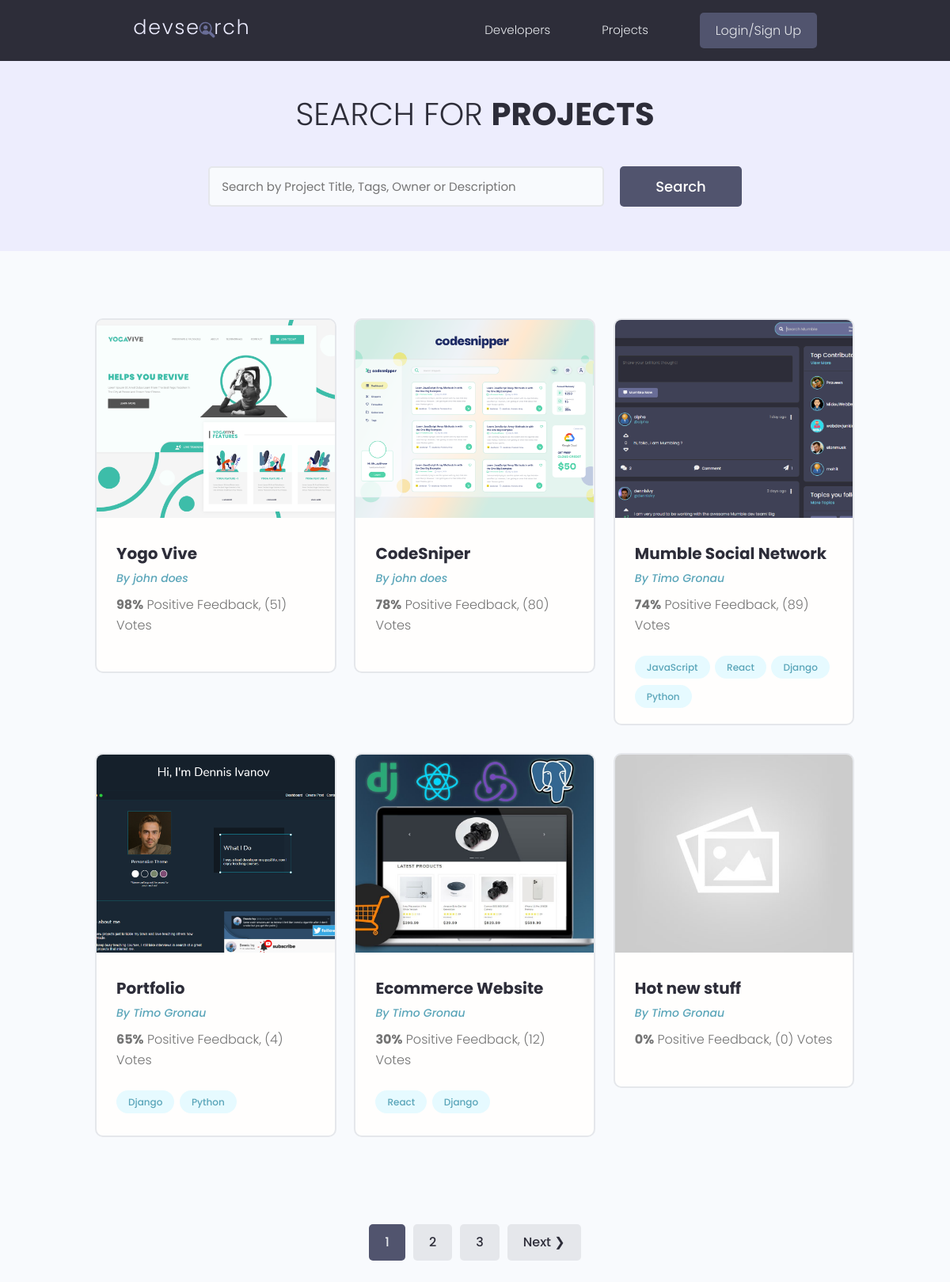
The app's page /projects/, older data.
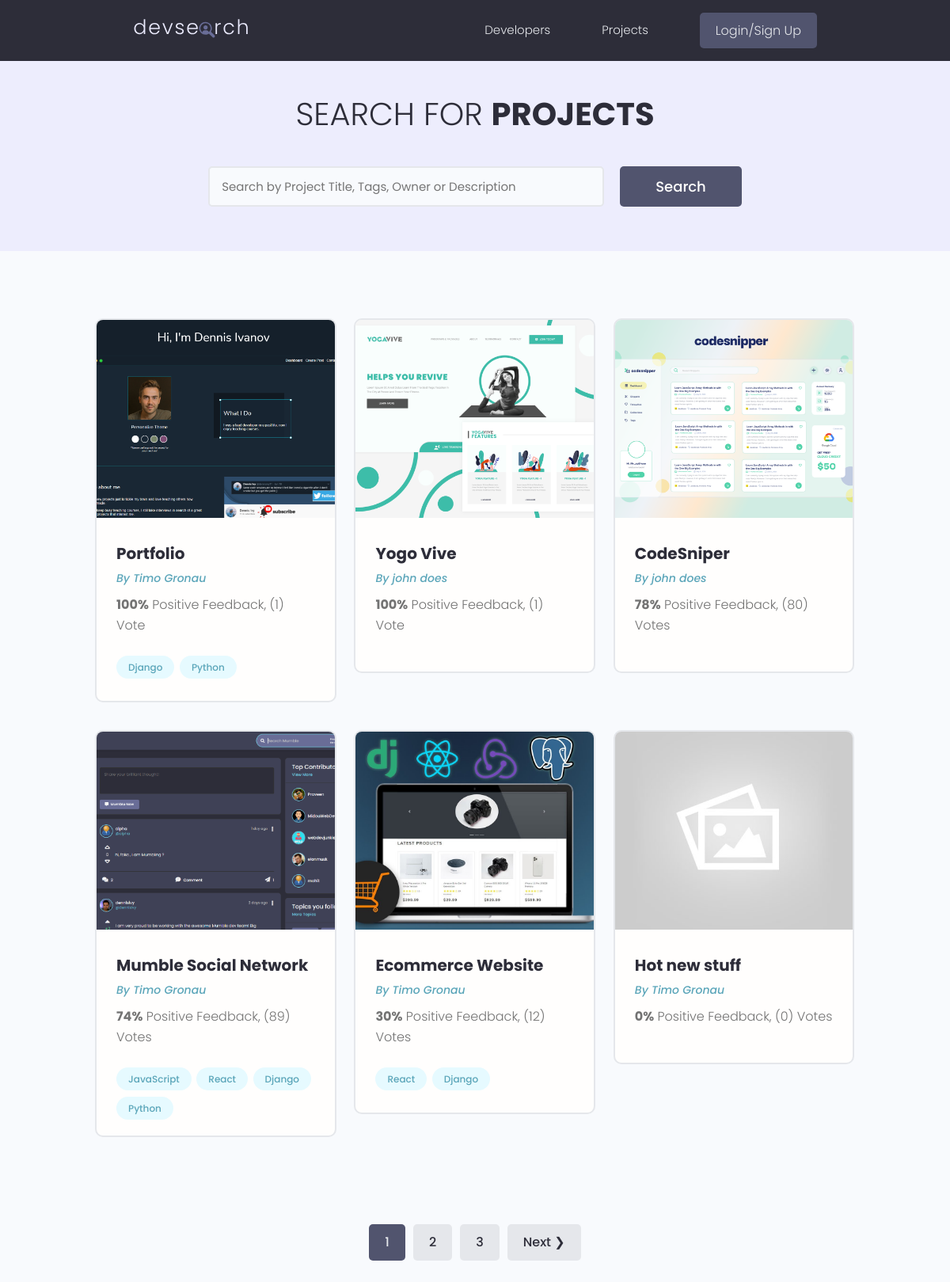
The same page, newer data.
### projects/models.py (models this page shows, shortened)
class Project(CreatedModifiedDateTime):
    id = models.UUIDField(default=uuid.uuid4, unique=True, primary_key=True, editable=False)
    owner = models.ForeignKey(Profile, null=True, blank=True, on_delete=models.SET_NULL)
    title = models.CharField(max_length=200)
    featured_image = models.ImageField(null=True, blank=True, default="default.jpg")
    description = models.TextField(null=True, blank=True) #blank for django, null for database
    demo_link = models.CharField(max_length=2000,null=True, blank=True)
    source_link = models.CharField(max_length=2000, null=True, blank=True)
    tags = models.ManyToManyField('Tag', blank=True) #need quotes bc Tag's below
    vote_total = models.IntegerField(default=0, null=True, blank=True)
    vote_ratio = models.IntegerField(default=0, null=True, blank=True)
    class Meta:
        ordering = ["-vote_ratio", "-vote_total"]

class Tag(CreatedModifiedDateTime):
    name = models.CharField(max_length=200)
    id = models.UUIDField(default=uuid.uuid4, unique=True, primary_key=True, editable=False)
    def __str__(self):
        return self.name

### users/models.py (models this page shows, shortened)
class Profile(models.Model):
    id = models.UUIDField(default=uuid.uuid4, unique=True, primary_key=True, editable=False)
    user = models.OneToOneField(User, on_delete=models.CASCADE, null=True, blank=True)
    name = models.CharField(max_length=200, null=True, blank=True)
    username = models.CharField(max_length=200, null=True, blank=True)
    location = models.CharField(max_length=200, null=True, blank=True)
    email = models.EmailField(max_length=500, blank=True, null=True)
    short_intro = models.CharField(max_length=200, null=True, blank=True)
    bio = models.TextField(blank=True, null=True)
    profile_image = models.ImageField(null=True, blank=True, upload_to="profiles/", default="profiles/user-default.png")
    social_github = models.CharField(max_length=200, null=True, blank=True)
    social_twitter = models.CharField(max_length=200, null=True, blank=True)
    social_linkedin = models.CharField(max_length=200, null=True, blank=True)
    social_stackoverflow = models.CharField(max_length=200, null=True, blank=True)
    social_website = models.CharField(max_length=200, null=True, blank=True)
    created_at = models.DateTimeField(auto_now_add=True)
    skills = models.ManyToManyField('Skill', related_name='profiles')

### projects/views.py (the view)
# urls.py: path("projects/", include("projects.urls")),
def projects(request):
    projects, search_query = search_projects(request)
    page = request.GET.get('page', 1)
    results = 6
    paginator = Paginator(projects, results)
    elided_page_range = paginator.get_elided_page_range(number=page)
    projects = paginator.page(page)
    context = {
            'projects':projects,
            'search_query':search_query,
            "paginator":paginator,
            'elided_page_range':elided_page_range
            }
    return render(request, "projects/projects.html", context)

### projects/utils.py (called while the page is built)
def search_projects(request):
    search_query = ""
    if request.GET.get("search_query"):
        search_query = request.GET.get("search_query")
    projects = Project.objects.distinct().filter(
        Q(title__icontains=search_query)|
        Q(description__icontains=search_query)|
        Q(owner__name__icontains=search_query) |
        Q(tags__name__icontains=search_query)
    )
    return projects, search_query

### projects/templates/projects/projects.html (shortened to what this page needs)
{%extends 'main.html'%} {% block content %}
<main class="projects">
  <section class="hero-section text-center">
    <div class="container container--narrow">
      <div class="hero-section__box">
        <h2>Search for <span>Projects</span></h2>
      </div>
      <div class="hero-section__search">
        <form id="search_form" class="form" action={% url "projects" %} method="get">
          <div class="form__field">
            <input
              class="input input--text"
              id="formInput#search"
              type="text"
              name="search_query"
              placeholder="Search by Project Title, Tags, Owner or Description"
              value="{{search_query}}"
              />
          </div>
          <input class="btn btn--sub btn--lg" type="submit" value="Search" />
        </form>
      </div>
    </div>
  </section>
  <section class="projectsList">
    <div class="container">
      <div class="grid grid--three">
        {%for project in projects %}
        <div class="column">
          <div class="card project">
            <a href="{% url 'project' project.id%}" class="project">
              <img
                class="project__thumbnail"
                src="{{project.featured_image.url}}"
                alt="project thumbnail"
              />
              <div class="card__body">
                <h3 class="project__title">{{project.title}}</h3>
                <p>
                    <a class="project__author" href="{% url 'user-profile' project.owner.id%}">By {{project.owner.name}}</a>
                </p>
                <p class="project--rating">
                  <span style="font-weight: bold">{{project.vote_ratio}}%</span> Positive Feedback,
                  ({{project.vote_total}}) Vote{{project.vote_total|pluralize:"s"}}
                </p>
                <div class="project__tags">
                {% for tag in project.tags.all %}
                  <span class="tag tag--pill tag--main">
                    <small>{{tag}}</small>
                  </span>
                {% endfor %}
                </div>
              </div>
            </a>
          </div>
        </div>
        {% endfor %}
      </div>
    </div>
  </section>
  {% include 'pagination.html' with queryset=projects page_range=elided_page_range %}  </div>
</main>
{% endblock content %}

Row changes from the older to the newer data that the page shows:
changed Project "Portfolio": vote_ratio "65" → "100"; vote_total "4" → "1"; moves up the list
changed Project "Yogo Vive": vote_ratio "98" → "100"; vote_total "51" → "1"
